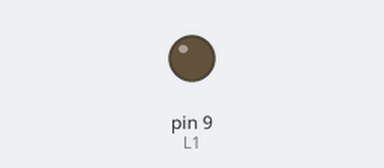
A sketch run on a simulated Arduino Uno, built with avr-gcc and run on an emulated ATmega328P. On the bench: output pins drawn as LEDs (lit = HIGH).

Above: at 3.5 s.
At 10.5 s:
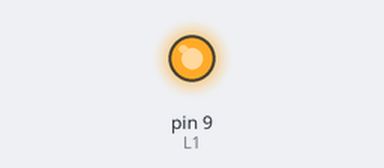
Timing chart, 0 to 27.3 s (numbered marks = the images above):
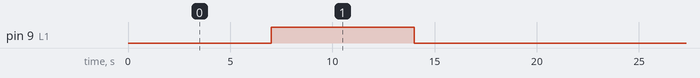

Measured:
- by itself, pin 9 (L1): alternates HIGH for 7.0 s and LOW for 14.0 s

The sketch:

sketch_oct06b.ino
```cpp
int L1=9;
void setup() {
  // put your setup code here, to run once:
pinMode(L1, OUTPUT);
digitalWrite(L1,LOW);
}

void loop() {
  // put your main code here, to run repeatedly:
  delay(7000);
digitalWrite(L1,HIGH);
delay(7000);
digitalWrite(L1,LOW);
delay(7000);
}
```
